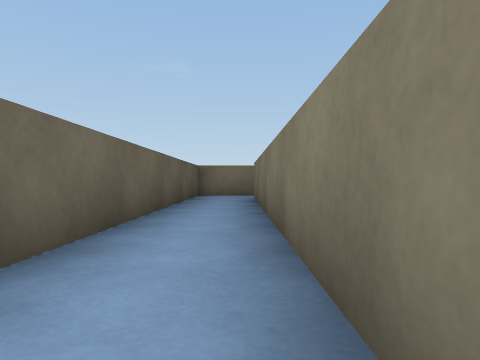
View 1 (above)

13 first-person views from a walk through a scene from a Unity 3-D project. The camera is 0.26 m above the floor, looks level and sees 70° across. The floor is counted in squares, 0.5 m on a side. Each view is taken from the middle of a square. On the plan, view 1 faces up. The plan holds only what a view shows up to about 9 squares ahead; the rest is blank. Surface patterns are stand-ins for the level's own textures.

View 2
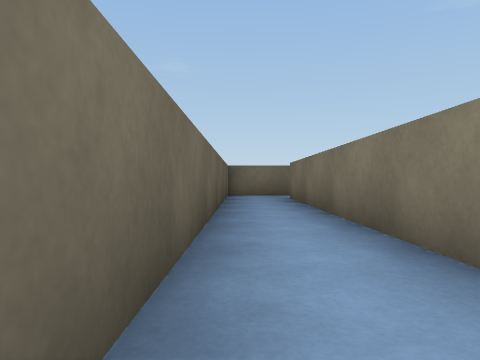

View 3
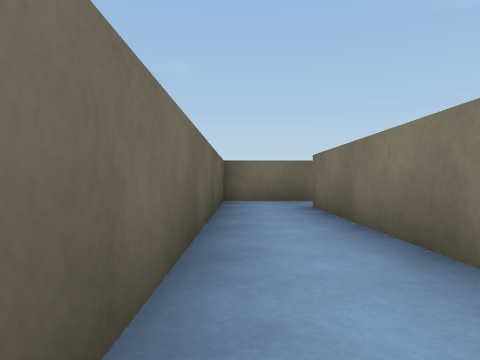

View 4
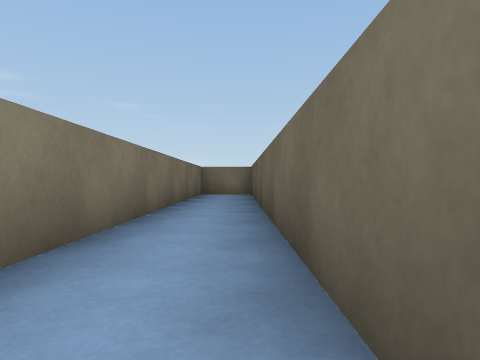

View 5
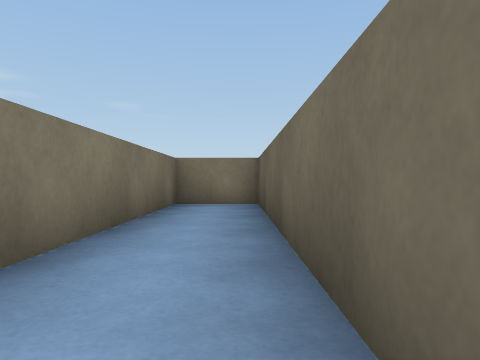

View 6
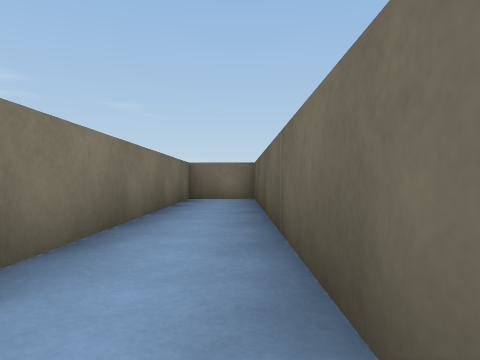

View 7
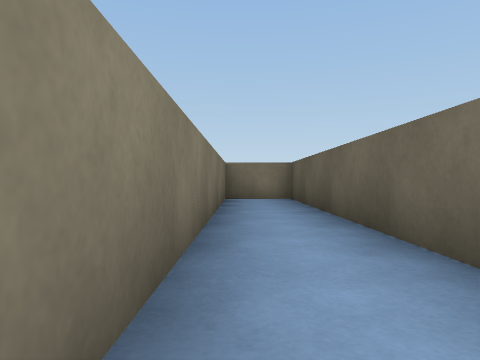

View 8
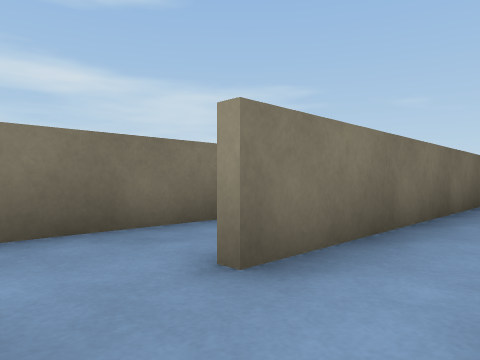

View 9
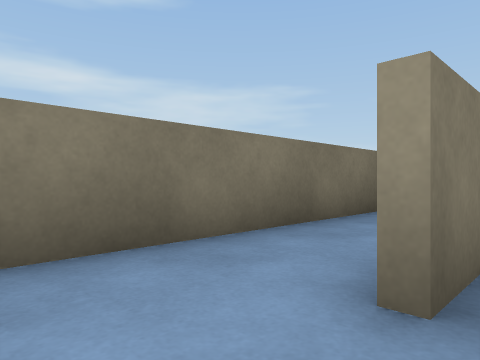

View 10
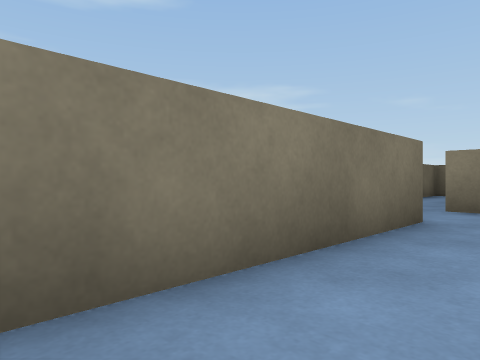

View 11
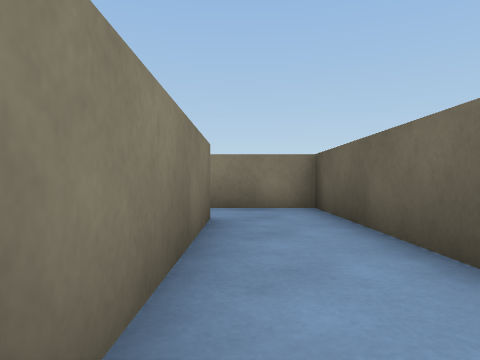

View 12
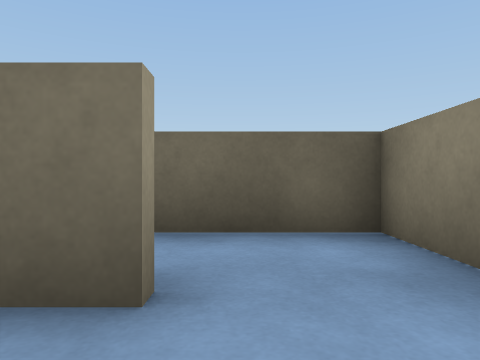

View 13
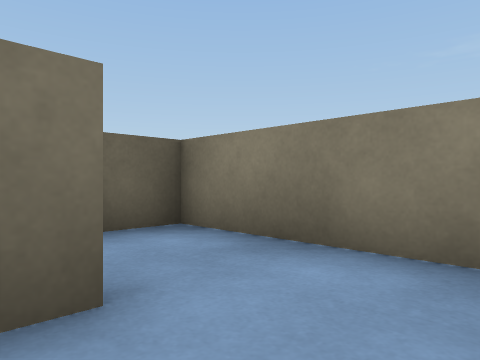

### Floor plan
Points are (right, up) in squares from view 1. A wall is a line through its corners. A room is listed if a view was taken in it or the views show most of it. See-through windows are left out.
Room 1 (views 1, 2, 3, 4, 5, 6, 7, 8, 9, 10)
walls: (1.6, 11.4) (-1.4, 11.4) (-1.4, -8.4) (0.4, -8.4) (0.4, 9.6)
ways out: opening at (1, 10.5) to room 2
Room 2 (views 11, 12, 13)
walls: (0.6, 9.6) (0.6, 3.6) (2.6, 3.6); (2.4, 5.4) (2.4, 10.6)
ways out: opening at (1, 10.5) to room 1; opening at (3, 4)

Where each view was taken, in squares from view 1:
view 1: 0 up, 0 right, facing up
view 2: 0 up, 1 left, facing up
view 3: 3 up, 1 left, facing up
view 4: 4 up, 1 left, facing down
view 5: 1 down, 1 left, facing down
view 6: 1 up, 1 left, facing down
view 7: 1 up, 0 right, facing down
view 8: 11 up, 1 left, facing down-right
view 9: 11 up, 0 right, facing down-right
view 10: 10 up, 1 right, facing down-right
view 11: 10 up, 2 right, facing down
view 12: 10 up, 2 right, facing left
view 13: 9 up, 2 right, facing up-left
